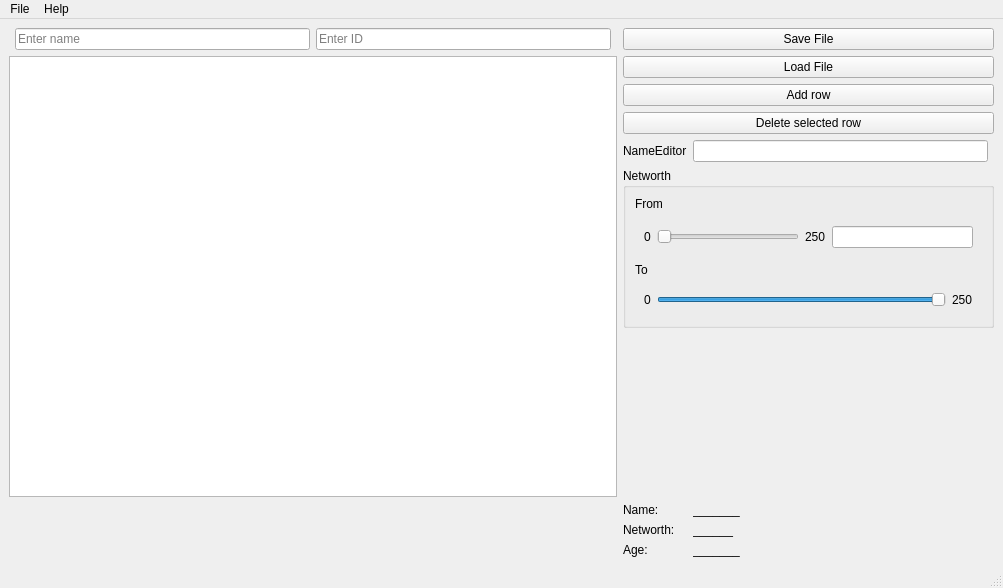
<?xml version="1.0" encoding="UTF-8"?>
<ui version="4.0">
 <class>MainWindow</class>
 <widget class="QMainWindow" name="MainWindow">
  <property name="geometry">
   <rect>
    <x>0</x>
    <y>0</y>
    <width>1003</width>
    <height>588</height>
   </rect>
  </property>
  <property name="windowTitle">
   <string>MainWindow</string>
  </property>
  <widget class="QWidget" name="centralwidget">
   <layout class="QGridLayout" name="gridLayout">
    <item row="15" column="7">
     <widget class="QLabel" name="label_2">
      <property name="text">
       <string>_______</string>
      </property>
     </widget>
    </item>
    <item row="7" column="7">
     <widget class="QLineEdit" name="nameEdit"/>
    </item>
    <item row="0" column="3">
     <widget class="QLineEdit" name="lineEdit">
      <property name="placeholderText">
       <string>Enter ID</string>
      </property>
     </widget>
    </item>
    <item row="7" column="6">
     <widget class="QLabel" name="label_5">
      <property name="text">
       <string>NameEditor</string>
      </property>
     </widget>
    </item>
    <item row="13" column="6">
     <spacer name="verticalSpacer">
      <property name="orientation">
       <enum>Qt::Vertical</enum>
      </property>
      <property name="sizeHint" stdset="0">
       <size>
        <width>20</width>
        <height>40</height>
       </size>
      </property>
     </spacer>
    </item>
    <item row="16" column="7">
     <widget class="QLabel" name="label_7">
      <property name="text">
       <string>______</string>
      </property>
     </widget>
    </item>
    <item row="4" column="6" colspan="3">
     <widget class="QPushButton" name="loadButton">
      <property name="text">
       <string>Load File</string>
      </property>
     </widget>
    </item>
    <item row="4" column="1" rowspan="10" colspan="4">
     <widget class="QTableView" name="tableDetailsView"/>
    </item>
    <item row="18" column="6">
     <widget class="QLabel" name="label_3">
      <property name="text">
       <string>Age:</string>
      </property>
     </widget>
    </item>
    <item row="6" column="6" colspan="3">
     <widget class="QPushButton" name="deleteButton">
      <property name="text">
       <string>Delete selected row</string>
      </property>
     </widget>
    </item>
    <item row="5" column="6" colspan="3">
     <widget class="QPushButton" name="addRowButton">
      <property name="text">
       <string>Add row</string>
      </property>
     </widget>
    </item>
    <item row="8" column="6" colspan="3">
     <widget class="QGroupBox" name="fareGroupBox">
      <property name="title">
       <string>Networth</string>
      </property>
      <layout class="QVBoxLayout" name="verticalLayout">
       <item>
        <widget class="QLabel" name="fareFromLabel">
         <property name="text">
          <string>From</string>
         </property>
        </widget>
       </item>
       <item>
        <widget class="QWidget" name="widget" native="true">
         <layout class="QHBoxLayout" name="horizontalLayout">
          <item>
           <widget class="QLabel" name="fareFromMinLabel">
            <property name="text">
             <string>0</string>
            </property>
           </widget>
          </item>
          <item>
           <widget class="QSlider" name="fareFromSlider">
            <property name="maximum">
             <number>250</number>
            </property>
            <property name="orientation">
             <enum>Qt::Horizontal</enum>
            </property>
           </widget>
          </item>
          <item>
           <widget class="QLabel" name="fareFromMaLabel">
            <property name="text">
             <string>250</string>
            </property>
           </widget>
          </item>
          <item>
           <widget class="QLineEdit" name="fareFromLineEdit">
            <property name="readOnly">
             <bool>false</bool>
            </property>
           </widget>
          </item>
         </layout>
        </widget>
       </item>
       <item>
        <widget class="QLabel" name="fareToLabel">
         <property name="text">
          <string>To</string>
         </property>
        </widget>
       </item>
       <item>
        <widget class="QWidget" name="widget_2" native="true">
         <layout class="QHBoxLayout" name="horizontalLayout_2">
          <item>
           <widget class="QLabel" name="fareToMinLabel">
            <property name="text">
             <string>0</string>
            </property>
           </widget>
          </item>
          <item>
           <widget class="QSlider" name="fareToSlider">
            <property name="maximum">
             <number>250</number>
            </property>
            <property name="value">
             <number>250</number>
            </property>
            <property name="orientation">
             <enum>Qt::Horizontal</enum>
            </property>
           </widget>
          </item>
          <item>
           <widget class="QLabel" name="fareToMaxLabel">
            <property name="text">
             <string>250</string>
            </property>
           </widget>
          </item>
         </layout>
        </widget>
       </item>
      </layout>
     </widget>
    </item>
    <item row="15" column="6">
     <widget class="QLabel" name="label">
      <property name="text">
       <string>Name:</string>
      </property>
     </widget>
    </item>
    <item row="16" column="6">
     <widget class="QLabel" name="label_6">
      <property name="text">
       <string>Networth:</string>
      </property>
     </widget>
    </item>
    <item row="0" column="6" colspan="3">
     <widget class="QPushButton" name="saveButton">
      <property name="text">
       <string>Save File</string>
      </property>
     </widget>
    </item>
    <item row="18" column="7">
     <widget class="QLabel" name="label_4">
      <property name="text">
       <string>_______</string>
      </property>
     </widget>
    </item>
    <item row="0" column="2">
     <widget class="QLineEdit" name="nameFilterlineEdit">
      <property name="placeholderText">
       <string>Enter name</string>
      </property>
     </widget>
    </item>
   </layout>
  </widget>
  <widget class="QMenuBar" name="menubar">
   <property name="geometry">
    <rect>
     <x>0</x>
     <y>0</y>
     <width>1003</width>
     <height>25</height>
    </rect>
   </property>
   <widget class="QMenu" name="menuFile">
    <property name="title">
     <string>File</string>
    </property>
    <addaction name="actionLoad"/>
   </widget>
   <widget class="QMenu" name="menuHelp">
    <property name="title">
     <string>Help</string>
    </property>
    <addaction name="actionAbout"/>
   </widget>
   <addaction name="menuFile"/>
   <addaction name="menuHelp"/>
  </widget>
  <widget class="QStatusBar" name="statusbar"/>
  <action name="actionLoad">
   <property name="text">
    <string>Load...</string>
   </property>
  </action>
  <action name="actionAbout">
   <property name="text">
    <string>About</string>
   </property>
  </action>
 </widget>
 <resources/>
 <connections/>
</ui>
